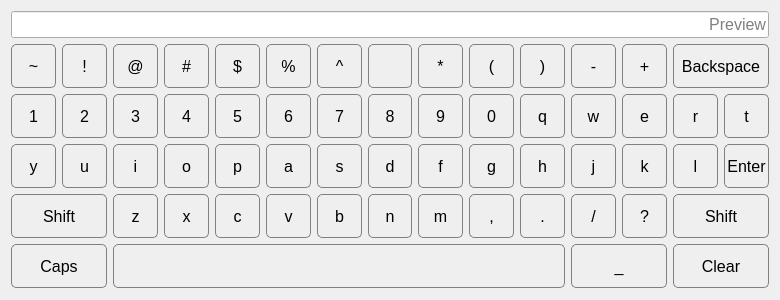
<?xml version="1.0" encoding="UTF-8"?>
<ui version="4.0">
    <class>VirtualKeyboard</class>
    <widget class="QWidget" name="VirtualKeyboard">
        <property name="geometry">
            <rect>
                <x>0</x>
                <y>0</y>
                <width>780</width> <!-- Adjusted for more keys -->
                <height>300</height> <!-- Adjusted height -->
            </rect>
        </property>
        <property name="windowTitle">
            <string>Virtual Keyboard</string>
        </property>
        <property name="styleSheet">
            <string notr="true">
                QPushButton {
                min-width: 40px; /* Default min-width */
                min-height: 40px;
                font-size: 12pt;
                border: 1px solid gray;
                border-radius: 5px;
                background-color: qlineargradient(x1: 0, y1: 0, x2: 0, y2: 1,
                stop: 0 #f6f7fa, stop: 1 #dadbde);
                padding: 1px; /* Prevent text clipping on some platforms */
                }
                QPushButton:pressed {
                background-color: qlineargradient(x1: 0, y1: 0, x2: 0, y2: 1,
                stop: 0 #dadbde, stop: 1 #f6f7fa);
                }
                QPushButton:checked { /* For CapsLock */
                background-color: qlineargradient(x1:0, y1:0, x2:0, y2:1, stop:0 lightblue, stop:1 skyblue);
                font-weight: bold;
                }
                /* Specific button sizing if needed, though QGridLayout handles distribution */
                /*
                #pushButtonSpace { min-width: 250px; }
                #pushButtonEnter { min-width: 90px; }
                #pushButtonBackspace { min-width: 110px; }
                #pushButtonShift { min-width: 100px; }
                #pushButtonCaps { min-width: 80px; }
                */
            </string>
        </property>
        <layout class="QVBoxLayout" name="mainLayout">
            <item>
                <widget class="QLineEdit" name="displayLineEdit"> <!-- Optional display -->
                    <property name="font">
                        <font>
                            <pointsize>12</pointsize>
                        </font>
                    </property>
                    <property name="readOnly">
                        <bool>true</bool>
                    </property>
                    <property name="placeholderText">
                        <string>Preview</string>
                    </property>
                    <property name="alignment">
                        <set>Qt::AlignRight|Qt::AlignTrailing|Qt::AlignVCenter</set>
                    </property>
                </widget>
            </item>
            <item>
                <layout class="QGridLayout" name="keysLayout">
                    <!-- Row 0: Symbols ~ to = and Backspace -->
                    <item row="0" column="0"><widget class="QPushButton" name="pushButton_tilde"><property name="text"><string>~</string></property></widget></item>
                    <item row="0" column="1"><widget class="QPushButton" name="pushButton_exclamation"><property name="text"><string>!</string></property></widget></item>
                    <item row="0" column="2"><widget class="QPushButton" name="pushButton_at"><property name="text"><string>@</string></property></widget></item>
                    <item row="0" column="3"><widget class="QPushButton" name="pushButton_hash"><property name="text"><string>#</string></property></widget></item>
                    <item row="0" column="4"><widget class="QPushButton" name="pushButton_dollar"><property name="text"><string>$</string></property></widget></item>
                    <item row="0" column="5"><widget class="QPushButton" name="pushButton_percent"><property name="text"><string>%</string></property></widget></item>
                    <item row="0" column="6"><widget class="QPushButton" name="pushButton_caret"><property name="text"><string>^</string></property></widget></item>
                    <item row="0" column="7"><widget class="QPushButton" name="pushButton_ampersand"><property name="text"><string> </string></property></widget></item>
                    <item row="0" column="8"><widget class="QPushButton" name="pushButton_asterisk"><property name="text"><string>*</string></property></widget></item>
                    <item row="0" column="9"><widget class="QPushButton" name="pushButton_parenthesisLeft"><property name="text"><string>(</string></property></widget></item>
                    <item row="0" column="10"><widget class="QPushButton" name="pushButton_parenthesisRight"><property name="text"><string>)</string></property></widget></item>
                    <item row="0" column="11"><widget class="QPushButton" name="pushButton_minus"><property name="text"><string>-</string></property></widget></item>
                    <item row="0" column="12"><widget class="QPushButton" name="pushButton_plus"><property name="text"><string>+</string></property></widget></item>
                    <item row="0" column="13" colspan="2"><widget class="QPushButton" name="pushButtonBackspace"><property name="text"><string>Backspace</string></property></widget></item> <!-- colspan for wider button -->

                    <!-- Row 1: Numbers 1-0 and QWERTYUIOP -->
                    <item row="1" column="0"><widget class="QPushButton" name="pushButton_1"><property name="text"><string>1</string></property></widget></item>
                    <item row="1" column="1"><widget class="QPushButton" name="pushButton_2"><property name="text"><string>2</string></property></widget></item>
                    <item row="1" column="2"><widget class="QPushButton" name="pushButton_3"><property name="text"><string>3</string></property></widget></item>
                    <item row="1" column="3"><widget class="QPushButton" name="pushButton_4"><property name="text"><string>4</string></property></widget></item>
                    <item row="1" column="4"><widget class="QPushButton" name="pushButton_5"><property name="text"><string>5</string></property></widget></item>
                    <item row="1" column="5"><widget class="QPushButton" name="pushButton_6"><property name="text"><string>6</string></property></widget></item>
                    <item row="1" column="6"><widget class="QPushButton" name="pushButton_7"><property name="text"><string>7</string></property></widget></item>
                    <item row="1" column="7"><widget class="QPushButton" name="pushButton_8"><property name="text"><string>8</string></property></widget></item>
                    <item row="1" column="8"><widget class="QPushButton" name="pushButton_9"><property name="text"><string>9</string></property></widget></item>
                    <item row="1" column="9"><widget class="QPushButton" name="pushButton_0"><property name="text"><string>0</string></property></widget></item>
                    <item row="1" column="10"><widget class="QPushButton" name="pushButton_q"><property name="text"><string>q</string></property></widget></item>
                    <item row="1" column="11"><widget class="QPushButton" name="pushButton_w"><property name="text"><string>w</string></property></widget></item>
                    <item row="1" column="12"><widget class="QPushButton" name="pushButton_e"><property name="text"><string>e</string></property></widget></item>
                    <item row="1" column="13"><widget class="QPushButton" name="pushButton_r"><property name="text"><string>r</string></property></widget></item>
                    <item row="1" column="14"><widget class="QPushButton" name="pushButton_t"><property name="text"><string>t</string></property></widget></item>

                    <!-- Row 2: ASDFGHJKL and Enter -->
                    <!-- Adding a spacer for QWERTY indent: <item row="2" column="0"><spacer name="hSpacer1"><property name="orientation"><enum>Qt::Horizontal</enum></property><property name="sizeType"><enum>QSizePolicy::Fixed</enum></property><property name="sizeHint" stdset="0"><size><width>20</width><height>20</height></size></property></spacer></item> -->
                    <!-- QGridLayout handles alignment naturally, spacer might not be needed or can be adjusted -->
                    <item row="2" column="0"><widget class="QPushButton" name="pushButton_y"><property name="text"><string>y</string></property></widget></item> <!-- Continuing QWERTY -->
                    <item row="2" column="1"><widget class="QPushButton" name="pushButton_u"><property name="text"><string>u</string></property></widget></item>
                    <item row="2" column="2"><widget class="QPushButton" name="pushButton_i"><property name="text"><string>i</string></property></widget></item>
                    <item row="2" column="3"><widget class="QPushButton" name="pushButton_o"><property name="text"><string>o</string></property></widget></item>
                    <item row="2" column="4"><widget class="QPushButton" name="pushButton_p"><property name="text"><string>p</string></property></widget></item>
                    <item row="2" column="5"><widget class="QPushButton" name="pushButton_a"><property name="text"><string>a</string></property></widget></item>
                    <item row="2" column="6"><widget class="QPushButton" name="pushButton_s"><property name="text"><string>s</string></property></widget></item>
                    <item row="2" column="7"><widget class="QPushButton" name="pushButton_d"><property name="text"><string>d</string></property></widget></item>
                    <item row="2" column="8"><widget class="QPushButton" name="pushButton_f"><property name="text"><string>f</string></property></widget></item>
                    <item row="2" column="9"><widget class="QPushButton" name="pushButton_g"><property name="text"><string>g</string></property></widget></item>
                    <item row="2" column="10"><widget class="QPushButton" name="pushButton_h"><property name="text"><string>h</string></property></widget></item>
                    <item row="2" column="11"><widget class="QPushButton" name="pushButton_j"><property name="text"><string>j</string></property></widget></item>
                    <item row="2" column="12"><widget class="QPushButton" name="pushButton_k"><property name="text"><string>k</string></property></widget></item>
                    <item row="2" column="13"><widget class="QPushButton" name="pushButton_l"><property name="text"><string>l</string></property></widget></item>
                    <item row="2" column="14"><widget class="QPushButton" name="pushButtonEnter"><property name="text"><string>Enter</string></property></widget></item>


                    <!-- Row 3: Shift, ZXCVBNM, symbols, Shift -->
                    <item row="3" column="0" colspan="2"><widget class="QPushButton" name="pushButtonShiftLeft"><property name="text"><string>Shift</string></property><property name="checkable"><bool>false</bool></property></widget></item>
                    <item row="3" column="2"><widget class="QPushButton" name="pushButton_z"><property name="text"><string>z</string></property></widget></item>
                    <item row="3" column="3"><widget class="QPushButton" name="pushButton_x"><property name="text"><string>x</string></property></widget></item>
                    <item row="3" column="4"><widget class="QPushButton" name="pushButton_c"><property name="text"><string>c</string></property></widget></item>
                    <item row="3" column="5"><widget class="QPushButton" name="pushButton_v"><property name="text"><string>v</string></property></widget></item>
                    <item row="3" column="6"><widget class="QPushButton" name="pushButton_b"><property name="text"><string>b</string></property></widget></item>
                    <item row="3" column="7"><widget class="QPushButton" name="pushButton_n"><property name="text"><string>n</string></property></widget></item>
                    <item row="3" column="8"><widget class="QPushButton" name="pushButton_m"><property name="text"><string>m</string></property></widget></item>
                    <item row="3" column="9"><widget class="QPushButton" name="pushButton_comma"><property name="text"><string>,</string></property></widget></item>
                    <item row="3" column="10"><widget class="QPushButton" name="pushButton_dot"><property name="text"><string>.</string></property></widget></item>
                    <item row="3" column="11"><widget class="QPushButton" name="pushButton_slash"><property name="text"><string>/</string></property></widget></item>
                    <item row="3" column="12"><widget class="QPushButton" name="pushButton_question"><property name="text"><string>?</string></property></widget></item>
                    <item row="3" column="13" colspan="2"><widget class="QPushButton" name="pushButtonShiftRight"><property name="text"><string>Shift</string></property><property name="checkable"><bool>false</bool></property></widget></item>

                    <!-- Row 4: Caps, Space, Clear -->
                    <item row="4" column="0" colspan="2"><widget class="QPushButton" name="pushButtonCaps"><property name="text"><string>Caps</string></property><property name="checkable"><bool>true</bool></property></widget></item>
                    <!-- Space bar spanning multiple columns -->
                    <item row="4" column="2" colspan="9"><widget class="QPushButton" name="pushButtonSpace"><property name="text"><string> </string></property></widget></item> <!-- Text can be "Space" or empty if icon used -->
                    <item row="4" column="11" colspan="2"><widget class="QPushButton" name="pushButton_underscore"><property name="text"><string>_</string></property></widget></item>
                    <item row="4" column="13" colspan="2"><widget class="QPushButton" name="pushButtonClear"><property name="text"><string>Clear</string></property></widget></item>
                </layout>
            </item>
        </layout>
    </widget>
    <resources/>
    <connections/>
</ui>
